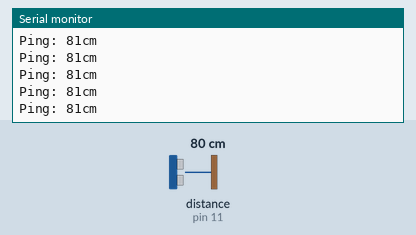
Recording of a sketch running on a simulated Arduino Uno, built with avr-gcc and run on an emulated ATmega328P. Shown: the last lines printed to the serial monitor. The inputs (shaded band) are chosen by the test bench; at power-on: distance to the obstacle (sensor on pin 11) 80 cm. The echo pulse lasts 58.3 µs per cm.

Above: at 1.2 s.
1.3 s: distance to the obstacle (sensor on pin 11) set to 2 cm
At 2.0 s:
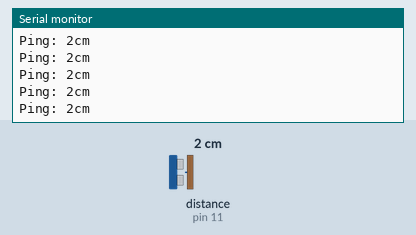
4.3 s: distance to the obstacle (sensor on pin 11) set to 18 cm
At 5.1 s:
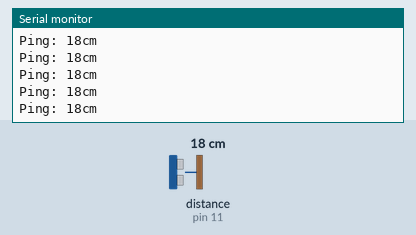
7.3 s: distance to the obstacle (sensor on pin 11) set to 4 cm
At 8.2 s:
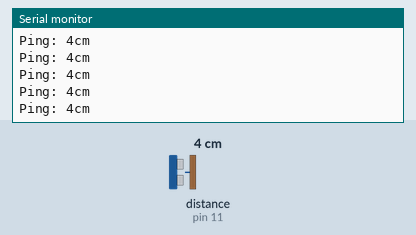
10.3 s: distance to the obstacle (sensor on pin 11) set to 299 cm
At 11.2 s:
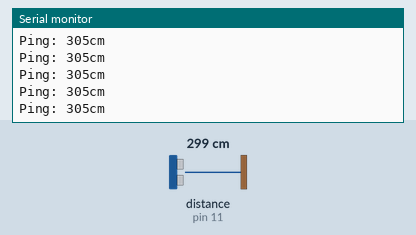
Timing chart, 0 to 13.3 s (numbered marks = the images above; inputs shaded):
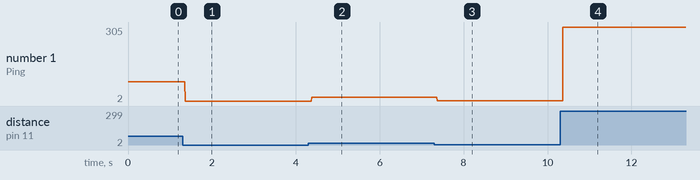

Measured:
- after the input at 1.3 s, the serial monitor: prints a new line after 0.07 s (image 1)
- after the input at 4.3 s, the serial monitor: prints a new line after 0.08 s (image 2)
- after the input at 7.3 s, the serial monitor: prints a new line after 0.07 s (image 3)
- after the input at 10.3 s, the serial monitor: prints a new line after 0.07 s (image 4)
- plotted number 1: 81 → 2 after the input at 1.3 s, 2 → 18 after the input at 4.3 s, 18 → 4 after the input at 7.3 s, 4 → 305 after the input at 10.3 s

The sketch:

attacker.ino
```cpp
#include <NewPing.h>

#define TRIGGER_PIN 2
#define ECHO_PIN 2
#define MAX_DISTANCE 400 // max distance the sensor will return

NewPing sonar(11, 11, MAX_DISTANCE); // declare a NewPing object

void setup() {
  Serial.begin(9600);
}

void loop() {
  delay(1);
  int uS = sonar.ping();
  Serial.print("Ping: ");
  Serial.print(uS / US_ROUNDTRIP_CM); // convert ping time to distance in cm
  Serial.println("cm");
}
```
